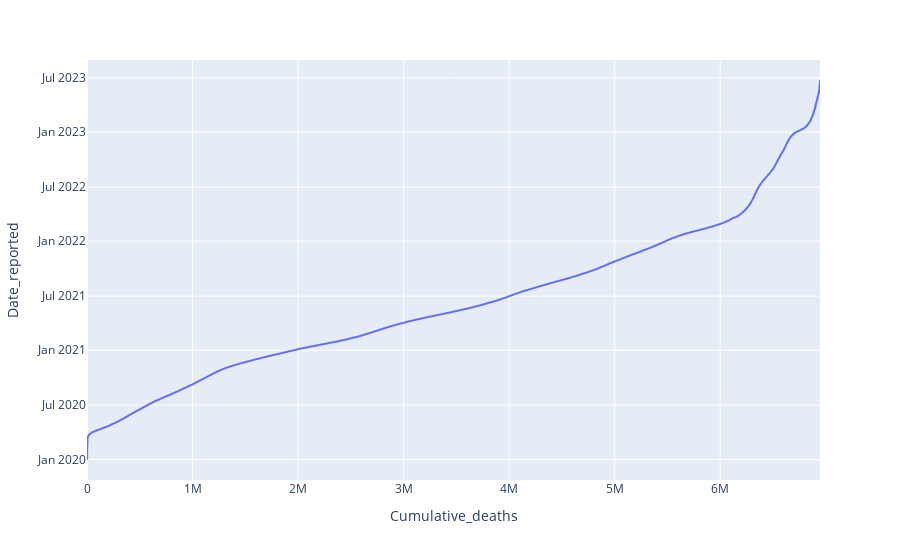

Notebook code cell kept with this figure:
### Code cell
fig=px.line(G6,x='Cumulative_deaths')
fig.show()

### Figure 1 — Plotly figure (JSON) as saved in the notebook; plotly's stock layout.template omitted (floating-point values rounded to 4 significant figures; data arrays with more than 128 entries replaced by an {"elided": "..."} marker saying what was removed)
{"data": [{"hovertemplate": "Cumulative_deaths=%{x}<br>Date_reported=%{y}<extra></extra>", "legendgroup": "", "line": {"color": "#636efa", "dash": "solid"}, "marker": {"symbol": "circle"}, "mode": "lines", "name": "", "showlegend": false, "type": "scattergl", "x": {"elided": "1266 int values"}, "xaxis": "x", "y": {"elided": "1266 str values"}, "yaxis": "y"}], "layout": {"legend": {"tracegroupgap": 0}, "margin": {"t": 60}, "xaxis": {"anchor": "y", "domain": [0, 1], "title": {"text": "Cumulative_deaths"}}, "yaxis": {"anchor": "x", "domain": [0, 1], "title": {"text": "Date_reported"}}}}
